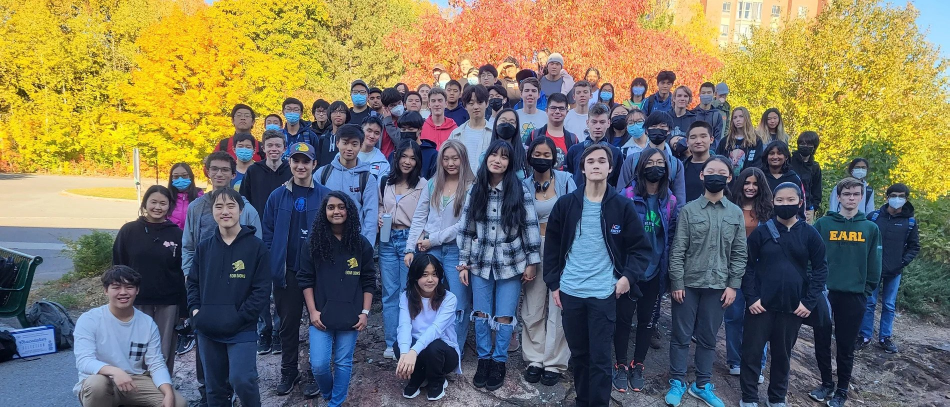
#> input picture images/eomlions.jpg, 1899 x 814 px, given in place of the camera (shown at 1/2 size)
$ python shape_detection_realtime.py
#> lines starting #> are read from the running program, lines starting #| are printed output that depends on the picture; after the words box and inside, x2 and y2 are one past the last pixel; in counts of white or black regions, pixels touching at a corner belong together
import cv2
import numpy as np

def nothing(x):
    pass

cap = cv2.VideoCapture(0)

cv2.namedWindow("Settings", cv2.WINDOW_NORMAL)
cv2.createTrackbar("Lower Hue", "Settings", 0, 180, nothing)
#> slider 'Lower Hue' is set to 36
cv2.createTrackbar("Lower Saturation", "Settings", 0, 255, nothing)
#> slider 'Lower Saturation' is set to 51
cv2.createTrackbar("Lower Value", "Settings", 0, 255, nothing)
#> slider 'Lower Value' is set to 51
cv2.createTrackbar("Upper Hue", "Settings", 0, 180, nothing)
#> slider 'Upper Hue' is set to 180
cv2.createTrackbar("Upper Saturation", "Settings", 0, 255, nothing)
#> slider 'Upper Saturation' is set to 255
cv2.createTrackbar("Upper Value", "Settings", 0, 255, nothing)
#> slider 'Upper Value' is set to 255

font = cv2.FONT_HERSHEY_SIMPLEX

while 1:
    ret, frame = cap.read()
#> frame is the input picture: shape (814, 1899, 3); mean B, G, R 96.7, 113.9, 117.1
    cv2.flip(frame, 1)
    hsv = cv2.cvtColor(frame, cv2.COLOR_BGR2HSV)
#> hsv: shape (814, 1899, 3); mean H, S, V 83.5, 130.1, 143.3

    lh = cv2.getTrackbarPos("Lower Hue", "Settings")
    ls = cv2.getTrackbarPos("Lower Saturation", "Settings")
    lv = cv2.getTrackbarPos("Lower Value", "Settings")
    uh = cv2.getTrackbarPos("Upper Hue", "Settings")
    us = cv2.getTrackbarPos("Upper Saturation", "Settings")
    uv = cv2.getTrackbarPos("Upper Value", "Settings")

    lower_color = np.array([lh,ls,lv])
    upper_color = np.array([uh, us, uv])

    mask = cv2.inRange(hsv, lower_color, upper_color)
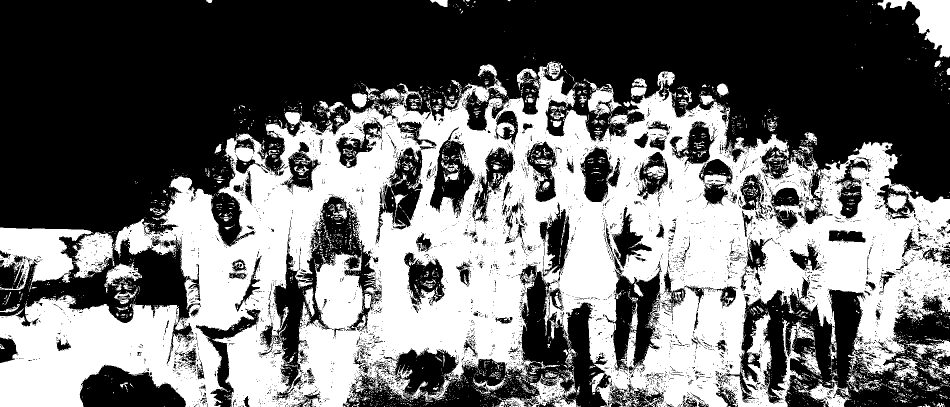
#> mask: shape (814, 1899) (shown at 1/2 size); 43.7% white; 4007 white regions (3753 under 20 px), largest, box (x1, y1, x2, y2) and area: (0, 123, 1899, 814) 606506, (0, 455, 187, 584) 12695, (1755, 0, 1899, 116) 6471
    kernel = np.ones((5,5), np.uint8)

    mask = cv2.erode(mask, kernel)
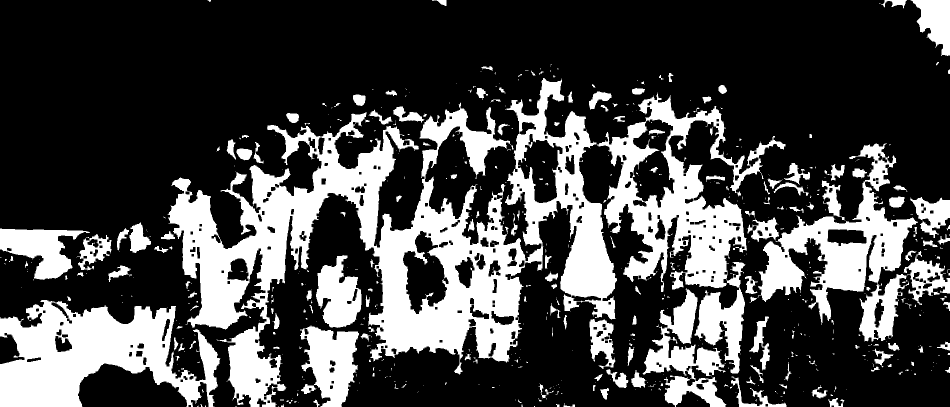
#> mask: shape (814, 1899) (shown at 1/2 size); 28.1% white; 612 white regions (421 under 20 px)

    contours, _ = cv2.findContours(mask, cv2.RETR_TREE, cv2.CHAIN_APPROX_SIMPLE)
#> contours = 874 contours, 466 with area under 20; largest, box (x1, y1, x2, y2) and area: (335, 156, 1234, 814) 209934, (1194, 185, 1571, 584) 58936, (0, 600, 441, 814) 54975, (1516, 287, 1836, 683) 41722, (1285, 577, 1453, 814) 14489

    for cnt in contours:
        area = cv2.contourArea(cnt)
        epsilon = 0.02 * cv2.arcLength(cnt, True)
        approx = cv2.approxPolyDP(cnt, epsilon, True)

        x = approx.ravel()[0]
        y = approx.ravel()[1]

        if area > 400:
            cv2.drawContours(frame, [approx], 0, (0, 0, 0), 5)

            if len(approx) == 3:
                cv2.putText(frame, "Triangle", (x, y), font, 1, (0, 0, 0))
            elif len(approx) == 4:
                cv2.putText(frame, "Rectangle", (x, y), font, 1, (0))
            elif len(approx) == 5:
                cv2.putText(frame, "Pentagon", (x, y), font, 1, (0))
            elif len(approx) == 6:
                cv2.putText(frame, "Hexagon", (x, y), font, 1, (0))
            else:
                cv2.putText(frame, "Ellipse", (x, y), font, 1, (0))
#> this loop made 874 passes
#> (area, epsilon, x, y) on passes 10, 21, 23: (36.5, 1.26, 1127, 811), (46.5, 0.895, 630, 799), (235.5, 2.77, 1656, 799)
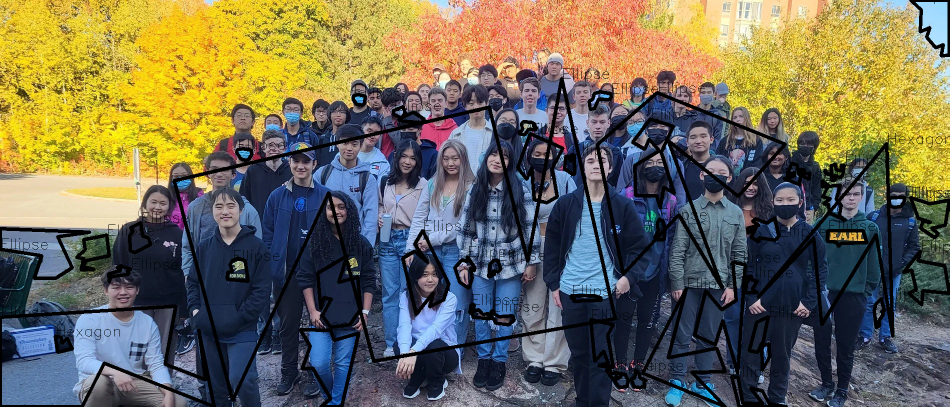
#> frame: shape (814, 1899, 3) (shown at 1/2 size); 8.67% of pixels changed, all inside (x1, y1, x2, y2) = (0, 0, 1899, 814)

    cv2.imshow("mask", mask)
    cv2.imshow("frame", frame)
    if cv2.waitKey(1) == ord("q"):
#> (key q is pressed here)
        cap.release()
        cv2.destroyAllWindows()
